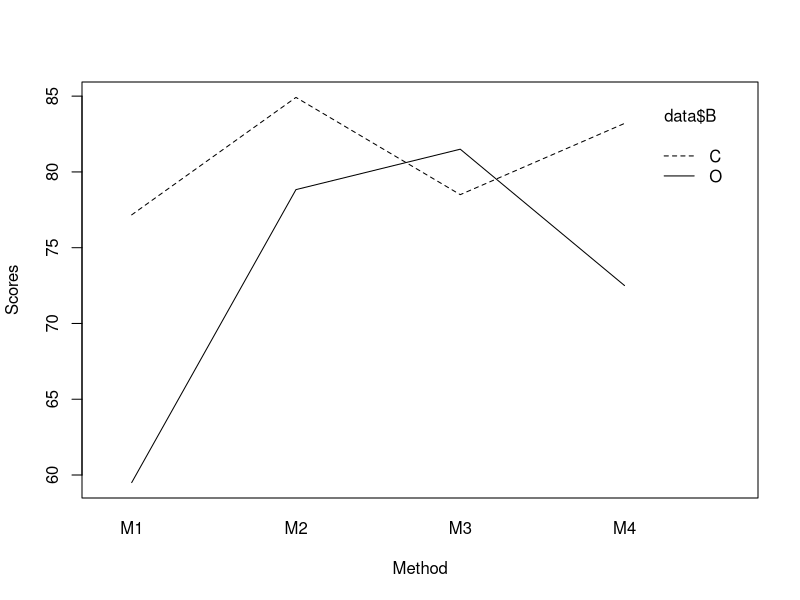

The R script that drew this image:
## ---- chunk 1
knitr::opts_chunk$set(echo = FALSE)
## ---- chunk 2
# Plus minus function
plus.minus = function(value) {
  return(c(-value, value))
}

# Find means
find.means = function(the.data,fun.name = mean){
  a = length(unique(the.data[,2]))
  b = length(unique(the.data[,3]))
  means.A = by(the.data[,1], the.data[,2], fun.name)
  means.B = by(the.data[,1],the.data[,3],fun.name)
  means.AB = by(the.data[,1],list(the.data[,2],the.data[,3]),fun.name)
  MAB = matrix(means.AB,nrow = b, ncol = a, byrow = TRUE)
  colnames(MAB) = names(means.A)
  rownames(MAB) = names(means.B)
  MA = as.numeric(means.A)
  names(MA) = names(means.A)
  MB = as.numeric(means.B)
  names(MB) = names(means.B)
  MAB = t(MAB)
  results = list(A = MA, B = MB, AB = MAB)
  return(results)
}

# Give me multipliers
find.mult = function(alpha,a,b,dfSSE,g,group){
  if(group == "A"){
    Tuk = round(qtukey(1-alpha,a,dfSSE)/sqrt(2),3)
    Bon = round(qt(1-alpha/(2*g), dfSSE ) ,3)
    Sch = round(sqrt((a-1)*qf(1-alpha, a-1, dfSSE)),3)
  }else if(group == "B"){
    Tuk = round(qtukey(1-alpha,b,dfSSE)/sqrt(2),3)
    Bon = round(qt(1-alpha/(2*g), dfSSE ) ,3)
    Sch = round(sqrt((b-1)*qf(1-alpha, b-1, dfSSE)),3)
  }else if(group == "AB"){
    Tuk = round(qtukey(1-alpha,a*b,dfSSE)/sqrt(2),3)
    Bon = round(qt(1-alpha/(2*g), dfSSE ) ,3)
    Sch = round(sqrt((a*b-1)*qf(1-alpha, a*b-1, dfSSE)),3)
  }
  results = c(Bon, Tuk,Sch)
  names(results) = c("Bonferroni","Tukey","Scheffe")
  return(results)
}

give.me.CI = function(the.data,MSE,equal.weights = TRUE,multiplier,group,cs){
   if(sum(cs) != 0 & sum(cs !=0 ) != 1){
    return("Error - you did not input a valid contrast")
  }else{
    the.means = find.means(the.data)
    the.ns =find.means(the.data,length)
    nt = nrow(the.data)
    a = length(unique(the.data[,2]))
    b = length(unique(the.data[,3]))
    if(group =="A"){
      if(equal.weights == TRUE){
        a.means = rowMeans(the.means$AB)
        est = sum(a.means*cs)
        mul = rowSums(1/the.ns$AB)
        SE = sqrt(MSE/b^2 * (sum(cs^2*mul)))
        N = names(a.means)[cs!=0]
        CS = paste("(",cs[cs!=0],")",sep = "")
        fancy = paste(paste(CS,N,sep =""),collapse = "+")
        names(est) = fancy
      } else{
        a.means = the.means$A
        est = sum(a.means*cs)
        SE = sqrt(MSE*sum(cs^2*(1/the.ns$A)))
        N = names(a.means)[cs!=0]
        CS = paste("(",cs[cs!=0],")",sep = "")
        fancy = paste(paste(CS,N,sep =""),collapse = "+")
        names(est) = fancy
      }
    }else if(group == "B"){
      if(equal.weights == TRUE){
        b.means = colMeans(the.means$AB)
        est = sum(b.means*cs)
        mul = colSums(1/the.ns$AB)
        SE = sqrt(MSE/a^2 * (sum(cs^2*mul)))
        N = names(b.means)[cs!=0]
        CS = paste("(",cs[cs!=0],")",sep = "")
        fancy = paste(paste(CS,N,sep =""),collapse = "+")
        names(est) = fancy
      } else{
        b.means = the.means$B
        est = sum(b.means*cs)
        SE = sqrt(MSE*sum(cs^2*(1/the.ns$B)))
        N = names(b.means)[cs!=0]
        CS = paste("(",cs[cs!=0],")",sep = "")
        fancy = paste(paste(CS,N,sep =""),collapse = "+")
        names(est) = fancy
      }
    } else if(group == "AB"){
      est = sum(cs*the.means$AB)
      SE = sqrt(MSE*sum(cs^2/the.ns$AB))
      names(est) = "someAB"
    }
    the.CI = est + c(-1,1)*multiplier*SE
    results = c(est,the.CI)
    names(results) = c(names(est),"lower bound","upper bound")
    return(results)
  }
}
## ---- chunk 3
a <- 3
b <- 3
nidot <- 12
ndotj <- 12
nT <- 36

alpha <- 0.05
g <- 2

SSE <- 1.63
dfSSE <- nT - a * b
MSE <- SSE / dfSSE

mu1dot <- 3.88
mudot1 <- 4.63

all.mult <- find.mult(alpha = alpha, a = a, b = b,
                      dfSSE = dfSSE, g = g, group = "AB")
the.mult <- min(all.mult)
the.CI <- mu1dot - mudot1 + plus.minus(
  the.mult * sqrt(MSE * (1 / nidot + 1 / ndotj))
)
## ---- chunk 4
alpha <- 0.01
g <- 2

mu3dot <- 9.83
mudot3 <- 8.98

all.mult <- find.mult(alpha = alpha, a = a, b = b,
                      dfSSE = dfSSE, g = g, group = "AB")
the.mult <- min(all.mult)
the.CI.1 <- mu1dot - mu3dot + plus.minus(
  the.mult * sqrt(MSE * (1 / nidot + 1 / nidot))
)
the.CI.2 <- mudot1 - mudot3 + plus.minus(
  the.mult * sqrt(MSE * (1 / ndotj + 1 / ndotj))
)
## ---- chunk 5
alpha <- 0.1
g <- 1

nij <- 4

mu11 <- 2.48
mu13 <- 4.58

all.mult <- find.mult(alpha = alpha, a = a, b = b,
                      dfSSE = dfSSE, g = g, group = "AB")
the.mult <- min(all.mult)
the.CI <- mu11 - mu13 + plus.minus(
  the.mult * sqrt(MSE * (1 / nij + 1 / nij))
)
## ---- chunk 6
data <- read.csv("Prog.csv")

data.I.a <- subset(data, type == "Small")
result <- t.test(data.I.a$days)
conf_interval <- round(result$conf.int, 4)
## ---- chunk 7
alpha <- 0.1

n <- nrow(data)
a <- length(unique(data$type))
b <- length(unique(data$years))

names(data) = c("Y","A","B")
AB = lm(Y ~ A * B, data)
SSE <- AB$residuals ^ 2
dfSSE <- n - a * b
MSE <- SSE / dfSSE

the.mult <- find.mult(alpha, a, b, dfSSE, 1, "B")[2]

# Note - j = 1 and j = 3 are flipped here due to how the problem is worded
# Here, j = 1 represents New, j = 3 represents Exp
# On the problem, j = 1 represents Exp, j = 3 represents New
CI.1 <- give.me.CI(data, MSE, equal.weights = TRUE, the.mult, "B", c(0, -1, 1))
CI.1 <- round(CI.1, 4)

CI.2 <- give.me.CI(data, MSE, equal.weights = TRUE, the.mult, "B", c(-1, 0, 1))
CI.2 <- round(CI.2, 4)
## ---- chunk 8
alpha <- 0.01

the.mult <- find.mult(alpha, a, b, dfSSE, 1, "AB")[3]

# Note - j = 1 and j = 3 are flipped here due to how the problem is worded
# Here, j = 1 represents New, j = 3 represents Exp
# On the problem, j = 1 represents Exp, j = 3 represents New
AB.cs <- matrix(0, nrow = a, ncol = b)
AB.cs[1, 3] <- 1
AB.cs[2, 3] <- -1
CI.1 <- give.me.CI(data, MSE, equal.weights = TRUE, the.mult, "AB", AB.cs)
CI.1 <- round(CI.1, 4)

AB.cs <- matrix(0, nrow = a, ncol = b)
AB.cs[1, 1] <- 1
AB.cs[2, 1] <- -1
CI.2 <- give.me.CI(data, MSE, equal.weights = TRUE, the.mult, "AB", AB.cs)
CI.2 <- round(CI.2, 4)
## ---- chunk 9
data <- read.csv("Teaching.csv")
names(data) = c("Y","A","B")
interaction.plot(x.factor = data$A, trace.factor = data$B, response = data$Y, xlab = "Method", ylab = "Scores")
## ---- chunk 10
the.means <- find.means(data)
## ---- chunk 11
knitr::kable(the.means[1])
## ---- chunk 12
knitr::kable(the.means[2])
## ---- chunk 13
knitr::kable(the.means[2])
## ---- chunk 14
# Get all the labels
all_labels <- knitr::all_labels()

# Print out code along with labels
for (label in all_labels) {
  if (label == "setup" || label == "appendix") {
    next
  }

  code <- knitr::knit_code$get(label)

  cat("```r \n")
  cat("#", label, "\n")
  cat(code, sep = "\n")
  cat("```\n")
}
